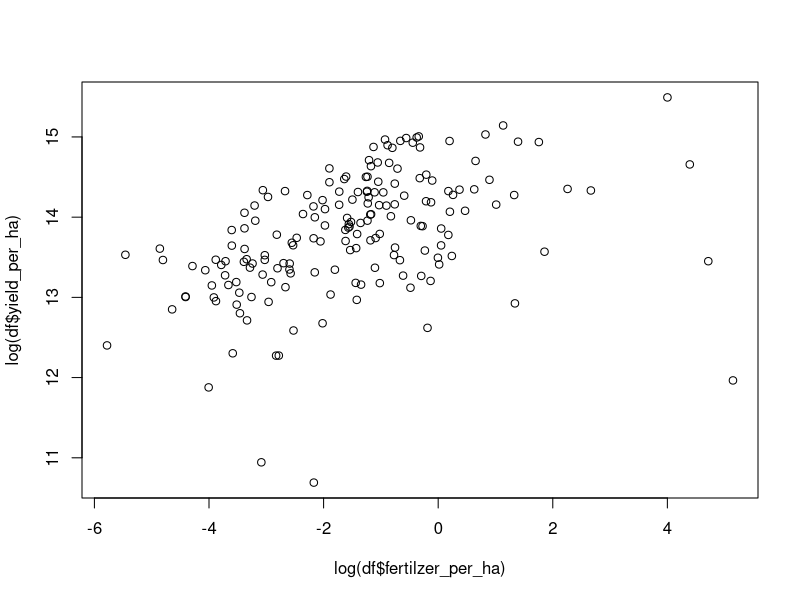

This chart was generated by the following R code: (Note: this script raises an error after producing the figure.)
## ---- chunk 1
knitr::opts_chunk$set(echo = TRUE)
## ---- chunk 2
CerealCropYield <- read.csv("CerealCropYield_1961-2018.csv")
FertilizerConsumption <- read.csv("FertilizerConsumption_1961-2018.csv")
## ---- chunk 3
summary(CerealCropYield)
## ---- chunk 4
summary(FertilizerConsumption)
## ---- chunk 5
df <- merge(CerealCropYield, FertilizerConsumption, all=FALSE)
## ---- chunk 6
df$fertilzer_per_ha <- df$FertilizerQuantity / df$Area.harvested..ha.
names(df)[2] <- "yield_per_ha"
df$FertilizerQuantity <- NULL
df$Area.harvested..ha. <- NULL
## ---- chunk 7
summary(df)
## ---- chunk 8
plot(log(df$yield_per_ha)~log(df$fertilzer_per_ha))
abline(lm_model)
## ---- chunk 9
lm_model <- lm(log(df$yield_per_ha)~log(df$fertilzer_per_ha))
## ---- chunk 10
plot(lm_model)
## ---- chunk 11
df2 <- df
df2 <- df2[c(-45,-71,-146,-149),]
## ---- chunk 12
lm_model <- lm(log(df2$yield_per_ha)~log(df2$fertilzer_per_ha))
## ---- chunk 13
plot(lm_model)
## ---- chunk 14
summary(lm_model)
